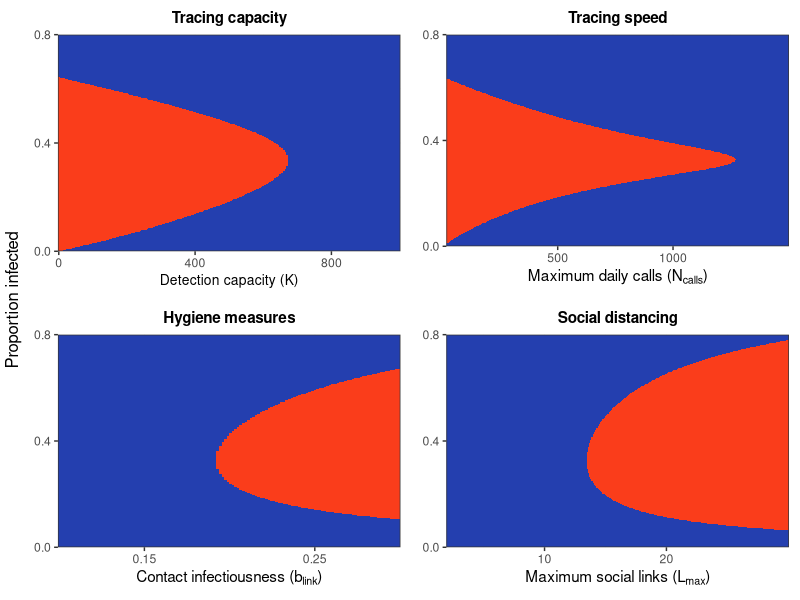
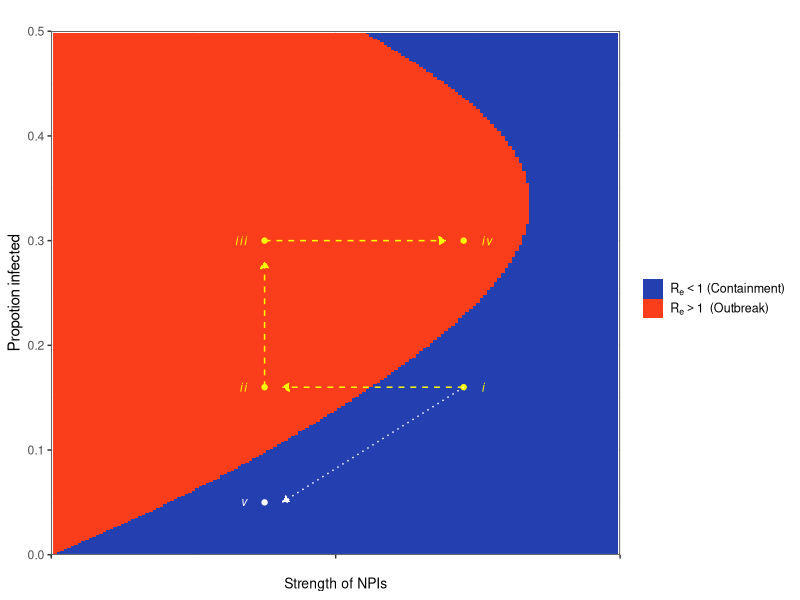
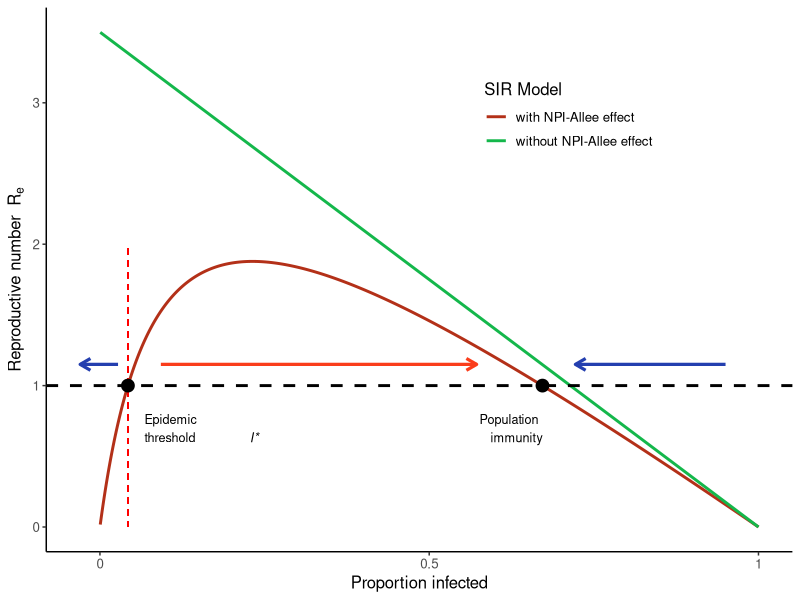
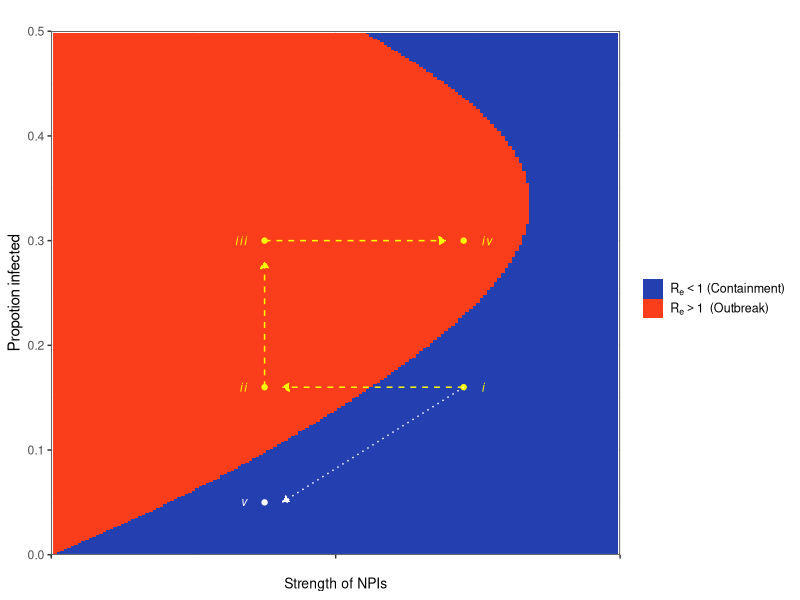
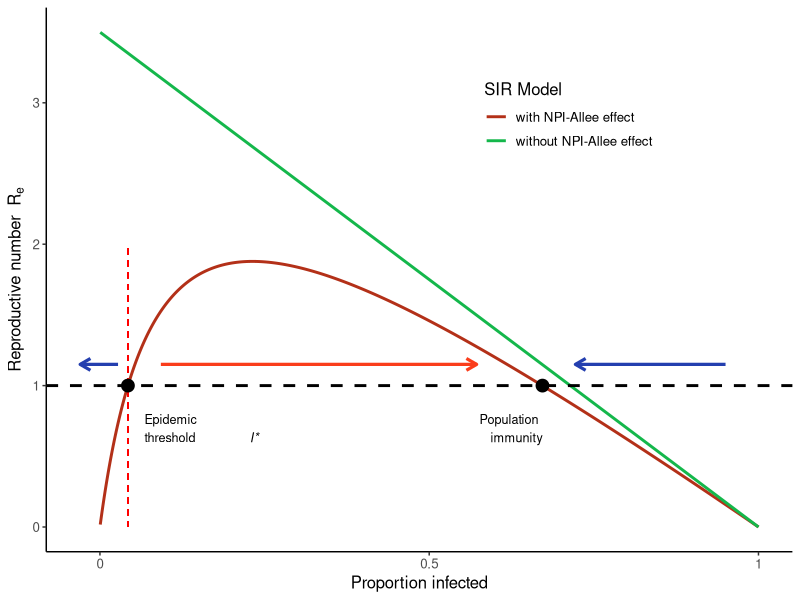

Source code (R) for these figures, in order:
###### Plot the state space of Rt against N infected for different interventions

# Variables
#
# Npop: overall population
# pCall: probability that an attempt to contact individual is succesful
# pInfection: probability that a close contact is infected
# maxLinks: average number of close contacts that non detected infected individuals make
# NDailyCalls: daily number of contacting attempts that can be performed
# maxDetected: maximum number of infected individuals that can be detected
# infectedSubsample: plotting parameter to subsample infected for 2D rasters
# propInfectedMax: plotting parameter to truncate 2D plots vertically

library(tidyr)
library(ggplot2)
library(reshape)
library(dplyr)
library(gridExtra)
library(cowplot)
library(gtable)

#########
# ---- Basic model functions ----
########

# function of effective social links by day
links_fun <- function(maxLinks, day){
  return(maxLinks * (day^4) / (day^4 + 7^4))
}

# calculate the expected number of links of detected individuals
expected_links <- function(maxLinks, pContact){
  days <- c(0:20)
  pDay <- dgeom(days, pContact)
  pDay[length(pDay)] <- 1 - sum(pDay[1:(length(pDay)-1)])
  links <- links_fun(maxLinks, days)
  expectedLinks <- sum(pDay * links)
  return(expectedLinks)
}

# calculate Rt for given parameters
calculate_Rt <- function(maxDetected, maxLinks, Infected, pCall, NDailyCalls,
                   pInfection, Npop){
  # Expected number of detected individuals
  pDetected <- maxDetected / (maxDetected + Infected)
  NDetected <- pDetected * Infected
  # Daily probability that a detected individual is contacted
  pContact <- 1 - (1-pCall)^(NDailyCalls/NDetected)
  # Number of expected social links for detected individuals
  detectedLinks <- expected_links(maxLinks, pContact)
  # Probability that a contact of an infected is susceptible
  pSusceptible<- (Npop - Infected - 1) / (Npop - 1)
  # Rt calculation
  Rt <- pSusceptible * pInfection * (pDetected*detectedLinks + (1-pDetected)*maxLinks)
  return(Rt)
}

# calculates Rt for a vector of values of Infected
calculate_Rt_range <- function(maxDetected, maxLinks, Infected, pCall,
                               NDailyCalls, pInfection, Npop){
  RtVec <- vector()
  for (i in c(1:length(Infected))) {
    RtVec[i] <- calculate_Rt(maxDetected, maxLinks, Infected[i], pCall,
                             NDailyCalls, pInfection, Npop)
  }
  return(RtVec)
}

##############################
# --- Functions that generate phase space -----
#############################

### Calculate Rt for a varying number of detection capacity
Rt_detected <- function(maxLinks, maxDetected, pCall,  pInfection,
                     NDailyCalls, Npop, propInfectedMax = 1){
  infected <- c(1:round(Npop*propInfectedMax))
  RtSpace <- matrix(NA, ncol=length(maxDetected), nrow=length(infected))
  for(md in c(1:length(maxDetected))) {
    RtSpace[,md] <-  calculate_Rt_range(maxDetected=maxDetected[md],
                                        maxLinks=maxLinks, Infected=infected,
                                        pCall=pCall,
                                        NDailyCalls=NDailyCalls,
                                        pInfection=pInfection,
                                        Npop=Npop)
  }
  colnames(RtSpace) <- maxDetected
  rownames(RtSpace) <- infected
  return(RtSpace)
}


### Calculate Rt for a varying number of daily calls
Rt_calls <- function(maxLinks, maxDetected, pCall,  pInfection,
                     NDailyCalls, Npop, propInfectedMax = 1){
  infected <- c(1:round(Npop*propInfectedMax))
  RtSpace <- matrix(NA, ncol=length(NDailyCalls), nrow=length(infected))
  for(nc in c(1:length(NDailyCalls))) {
    RtSpace[,nc] <-  calculate_Rt_range(maxDetected=maxDetected,
                                        maxLinks=maxLinks, Infected=infected,
                                        pCall=pCall,
                                        NDailyCalls=NDailyCalls[nc],
                                        pInfection=pInfection,
                                        Npop=Npop)
  }
  colnames(RtSpace) <- NDailyCalls
  rownames(RtSpace) <- infected
  return(RtSpace)
}


### Calculate Rt for a varying number of maximum contacts
Rt_links <- function(maxLinks, maxDetected, pCall,  pInfection,
                     NDailyCalls, Npop, propInfectedMax = 1){
  infected <- c(1:round(Npop*propInfectedMax))
  RtSpace <- matrix(NA, ncol=length(maxLinks), nrow=length(infected))
  for(ml in c(1:length(maxLinks))) {
    RtSpace[,ml] <-  calculate_Rt_range(maxDetected=maxDetected,
                                        maxLinks=maxLinks[ml], Infected=infected,
                                        pCall=pCall,
                                        NDailyCalls=NDailyCalls,
                                        pInfection=pInfection,
                                        Npop=Npop)
  }
  colnames(RtSpace) <- maxLinks
  rownames(RtSpace) <- infected
  return(RtSpace)
}

### Calculate Rt for a varying number of probability of infectious close contact
Rt_pInfection <- function(maxLinks, maxDetected, pCall,  pInfection,
                     NDailyCalls, Npop, propInfectedMax = 1){
  infected <- c(1:round(Npop*propInfectedMax))
  RtSpace <- matrix(NA, ncol=length(pInfection), nrow=length(infected))
  for(pI in c(1:length(pInfection))) {
    RtSpace[,pI] <-  calculate_Rt_range(maxDetected=maxDetected,
                                        maxLinks=maxLinks, Infected=infected,
                                        pCall=pCall,
                                        NDailyCalls=NDailyCalls,
                                        pInfection=pInfection[pI],
                                        Npop=Npop)
  }
  colnames(RtSpace) <- pInfection
  rownames(RtSpace) <- infected
  return(RtSpace)
}

# Enlongate and subsample matrix, and binarize, to draw raster in ggplot
# varNames is the names of the columns
# infectedSubsample indicates to keep 1 of every infectedSumsample infected values
enlongate_matrix <- function(inputMatrix, varNames, infectedSubsample) {
  longDF <- melt.array(inputMatrix, varnames = varNames) %>%
    dplyr::rename(., Rt = value) %>%
    dplyr::mutate(., Rt_exp = as.factor(as.integer(Rt > 1))) %>%
    as_tibble(.) %>%
    dplyr::filter(., (Infected %% infectedSubsample) == 0)
  return(longDF)
}

# plot 2D
plot_phase_space <- function(inputDF, reverse = FALSE){
  spacePlot <- ggplot(inputDF, aes(x = measure, y = Infected, fill = Rt_exp)) +
    geom_raster() +
    scale_fill_manual(values = c("#243faf", "#fa3d1b"),
                      name = element_blank(), labels = c(bquote(R[e]<1~"(Containment)"),
                                                         bquote(R[e]>1~" (Outbreak)"))) +
    scale_y_continuous(name = "Proportion infected", expand = c(0,0),
                       limits = c(0,.8), breaks = c(0, 0.4, 0.8)) +
    theme_bw()
  if (reverse) {
    spacePlot <- spacePlot +
      scale_x_reverse(name = xName, expand = c(0,0))
  }
  return(spacePlot)
}


###############################
# ---- Make the space plots -----
###############################

# general parameters
pCall <- 0.15
pInfection <- 0.2
Npop <- 2000
maxLinks <- 14
propInfectedMax <- 1
NDailyCalls <- 800
infectedSubsample <- 3
maxDetected <- 600

# ranges for 
maxDetected_Vec <- seq(0, 1000, 5)
dailyCalls_Vec <- seq(20, 1500, 5)
maxLinks_Vec <- seq(2, 30, 0.1)
pInfection_Vec <- seq(0.1, 0.3, 0.0015)

# Space plot for maximum number of people that can be detected
detectedLong <- Rt_detected(maxLinks = maxLinks, maxDetected = maxDetected_Vec,
                        pCall = pCall, pInfection = pInfection,
                        NDailyCalls = NDailyCalls, Npop = Npop,
                        propInfectedMax = propInfectedMax) %>%
                enlongate_matrix(., c("Infected", "maxDetected"), infectedSubsample)

detectedPlot <- dplyr::rename(detectedLong, measure = maxDetected) %>%
  dplyr::mutate(Infected =Infected/ Npop) %>% 
  plot_phase_space(.) +
  ggtitle("Tracing capacity") +
  theme(plot.title = element_text(hjust = 0.5, size = 11, face = "bold"),
        axis.title.x = element_text(size = 10)) +
  scale_x_continuous(breaks = c(0, 400, 800),
                     name = bquote("Detection capacity (K)"),
                     expand = c(0,0))

# Space plot for maximum number of calls (speed of detection)
callsLong <- Rt_calls(maxLinks = maxLinks, maxDetected = maxDetected,
                        pCall = pCall, pInfection = pInfection,
                        NDailyCalls = dailyCalls_Vec, Npop = Npop,
                        propInfectedMax = propInfectedMax) %>%
            enlongate_matrix(., c("Infected", "maxCalls"), infectedSubsample)

callsPlot <- dplyr::rename(callsLong, measure = maxCalls) %>%
  dplyr::mutate(Infected =Infected/ Npop) %>% 
  plot_phase_space(.) +
  ggtitle("Tracing speed") +
  theme(plot.title = element_text(hjust = 0.5, size = 11, face = "bold")) +
  scale_x_continuous(breaks = c(0, 500, 1000),
                     name = bquote("Maximum daily calls ("*N[calls]*")"),
                     expand = c(0,0))

# Space plot for maximum number of links
linksLong <- Rt_links(maxLinks = maxLinks_Vec, maxDetected = maxDetected,
                        pCall = pCall, pInfection = pInfection,
                        NDailyCalls = NDailyCalls, Npop = Npop,
                        propInfectedMax = propInfectedMax) %>% 
            enlongate_matrix(., c("Infected", "maxLinks"), infectedSubsample)
linksPlot <- dplyr::rename(linksLong, measure = maxLinks) %>%
  dplyr::mutate(Infected =Infected/ Npop) %>% 
  plot_phase_space(.) +
  ggtitle("Social distancing") +
  theme(plot.title = element_text(hjust = 0.5, size = 11, face = "bold")) +
  scale_x_continuous(breaks = c(10, 20),
                     name = bquote("Maximum social links ("*L[max]*")"),
                     expand = c(0,0))

# Space plot for pInfection 
infectionLong <- Rt_pInfection(maxLinks = maxLinks, maxDetected = maxDetected,
                        pCall = pCall, pInfection = pInfection_Vec,
                        NDailyCalls = NDailyCalls, Npop = Npop,
                        propInfectedMax = propInfectedMax) %>%
            enlongate_matrix(., c("Infected", "pInfection"), infectedSubsample)
infectionPlot <- dplyr::rename(infectionLong, measure = pInfection) %>%mutate(Infected =Infected/ Npop) %>% 
  plot_phase_space(.) +
  ggtitle("Hygiene measures") +
  theme(plot.title = element_text(hjust = 0.5, size = 11, face = "bold")) +
  scale_x_continuous(breaks = c(0.15, 0.25),
                     name = bquote("Contact infectiousness ("*b[link]*")"),
                     expand = c(0,0))



# ---- arrange plots into grid -----
legendPlot <- detectedPlot + theme(legend.position = "bottom",
                                   legend.key.size = unit(.5,"cm"),
                                   legend.text = element_text(size = 9))
legend <- gtable_filter(ggplotGrob(legendPlot), "guide-box")

plotGrid <- grid.arrange(
                     arrangeGrob(detectedPlot + theme(legend.position="none",
                                                      axis.title.y=element_blank(),
                                                      plot.margin=margin(8,8,8,8)),
                                 callsPlot + theme(legend.position="none",
                                                      axis.title.y=element_blank(),
                                                      plot.margin=margin(8,8,8,8)),
                                 infectionPlot + theme(legend.position="none",
                                                      axis.title.y=element_blank(),
                                                      plot.margin=margin(8,8,8,8)),
                                 linksPlot + theme(legend.position="none",
                                                      axis.title.y=element_blank(),
                                                      plot.margin=margin(8,8,8,8)),
                                 ncol=2, left = "Proportion infected")#,legend,
                     #heights=c(10, .5)
                     )


ggsave("./plots/phase_space.png", plotGrid, width = 15, height = 13, units = "cm")


######
### ---- plot state-space dynamics for fig 1d----
###
x1 = 300
x2 = 580
y1 = .16
y2 = .3
y1bis = .05
xOffset = 25
yOffset= 15
colSquare = "yellow"
colLine = "white"
linSquare="dashed"
linLine = "dotted"
fontSize = 3
xLim = c(0,800)
yLim = c(0,.5)


npi.upper.plot = detectedPlot + scale_x_continuous(breaks = c(0, 400, 800), 
                                  labels = c("","",""),
                                  expand = c(0,0),
                                  limits = xLim) +
  scale_y_continuous(expand=c(0,0),limits=yLim)+
  ggtitle("") +
  labs(x="Strength of NPIs",y="Propotion infected")+
  
  theme(#axis.title.y=element_blank(),
        legend.key.size = unit(.5,"cm"),
        legend.text = element_text(size = 9),
        legend.position = "right")+
  annotate(geom="point",x=x1,y=y1,col=colSquare)+
  annotate(geom="point",x=x2,y=y1,col=colSquare)+
  annotate(geom="point",x=x1,y=y2,col=colSquare)+
  annotate(geom="point",x=x2,y=y2,col=colSquare) + 
  annotate(geom = "text",x=x2+xOffset,y1,label="italic(i)",size=fontSize,parse=T,hjust="outward",col=colSquare)+
  annotate(geom = "text",x=x2+xOffset,y2,label="italic(iv)",size=fontSize,parse=T,hjust="outward",col=colSquare)+
  annotate(geom = "text",x=x1-xOffset,y1,label="italic(ii)",size=fontSize,parse=T,hjust="outward",col=colSquare)+
  annotate(geom = "text",x=x1-xOffset,y2,label="italic(iii)",size=fontSize,parse=T,hjust="outward",col=colSquare)+
  annotate(geom="segment",x=x2,xend = x1+25,y=y1,yend=y1,col=colSquare,
           arrow = arrow(length = unit(0.2, "cm"), ends = "last",type="closed"),linetype=linSquare) +
  annotate(geom="segment",x=x1,xend = x2-25,y=y2,yend=y2,col=colSquare,
           arrow = arrow(length = unit(0.2, "cm"), ends = "last",type = "closed"),linetype=linSquare)+
  annotate(geom="segment",x=x1,xend = x1,y=y1,yend=y2-.02,col=colSquare,
           arrow = arrow(length = unit(0.2, "cm"), ends = "last",type = "closed"),linetype=linSquare)+
  annotate(geom="point",x=x1,y=y1bis,col=colLine)+
  annotate(geom = "text",x=x1-xOffset,y1bis,label="italic(v)",size=fontSize,parse=T,hjust="outward",col=colLine)+
  annotate(geom="segment",x=x2,xend = x1+xOffset,y=y1,yend=y1bis,col=colLine,
           arrow = arrow(length = unit(0.2, "cm"), ends = "last",type="closed"),linetype=linLine)


npi.upper.plot
ggsave("./plots/fig4_2021.png", npi.upper.plot, width = 6, height = 4, units = "in")



#npi.lower.plot = npi.upper.plot

#grid.arrange(npi.upper.plot,npi.lower.plot,ncol=1,left="Proportion infected",bottom="Strength of NPIs")

########################
#----  plot 1d phase space ----
########################

# Rt as function of infected individuals without allee
logistic_R <- function(R0, Npop) {
  I <- c(1:Npop)
  R <- R0 * (Npop - I)/Npop
  return(R)
}

# Rt as function of infected individuals with allee
allee_R <- function(R0, Npop, I50) {
  I <- c(1:Npop)
  R <- R0 * (Npop - I)/Npop * I / (I + I50)
  return(R)
}

lR <- logistic_R(3.5, 2000)
aR <- allee_R(3.5, 2000, 200)

rdf <- data.frame(Infected = c(1:2000), lR = lR, aR = aR) %>%
  tidyr::pivot_longer(., cols = c("aR", "lR"), names_to = "model",
                      values_to = "R")

#--- plotting code to detect and signal thresholds and comment the plots----

equilibriumPoints <- which(aR < 1)
point1 <- which(diff(equilibriumPoints) == max(diff(equilibriumPoints)))
point2 <- equilibriumPoints[point1+1]

equilibriumDf <- data.frame(Infected = c(point1, point2), R = c(1, 1),
                               type = c("unstable", "stable"))
arrowDf <- data.frame(Ii = c(point1 - 30, point1 + 100, Npop - 100),
                      If = c(-60, point2 - 200, point2 + 100),
                      direction = c("left", "right", "left"),
                      R = 1.15)

thresholdText <- c("Epidemic \nthreshold")
immunityText <- c("Population \nimmunity")
threshold_I_Text <- c("\nI*")

allee1D <- ggplot(rdf, aes(x = Infected, y = R, color = model)) +
  geom_line(size = 1) +
  scale_color_manual(values = c("#b33018", "#14b74b"), name = "SIR Model",
                     labels = c("with NPI-Allee effect", "without NPI-Allee effect")) +
  geom_hline(yintercept = 1, size = 1, linetype = "dashed") +
  geom_segment(aes(x = point1, xend = point1, y = 0, yend = 2), color = "red",
               linetype = "dashed") +
  xlab("Proportion infected") +
  ylab(bquote('Reproductive number ' ~R[e] )) +
  geom_point(data = equilibriumDf, size = 4, color = "black") +
  geom_segment(data = dplyr::filter(arrowDf, direction == "right"),
               aes(x = Ii, xend = If, y = R, yend = R), color = "#fa3d1b",
               arrow = arrow(length = unit(0.3, "cm")), size = 1.1) +
  geom_segment(data = dplyr::filter(arrowDf, direction == "left"),
               aes(x = Ii, xend = If, y = R, yend = R), color =  "#243faf",
               arrow = arrow(length = unit(0.3, "cm"), ends = "last"),
               size = 1.1) +
  #geom_text(aes(x = point1+50, y = 0.7), label = thresholdText, color = "black",
            #hjust = "inward", family = "sans", fontface = "plain", ) +
  annotate("text", x=point1+50, y=0.7, label=thresholdText, size=3.2, hjust="inward") +
  annotate("text", x=point1+370, y=0.7, label=threshold_I_Text, size=3.2, hjust="inward",fontface="italic") +
  annotate("text", x=point2, y=0.7, label=immunityText, size=3.2, hjust="inward") +
  #annotate("text",x=point1+100,y=2.5,label="Allee effect \n (saturation of NPIs)",size=3,hjust="center") +
#  geom_text(aes(x = point2, y = 0.7), label = immunityText, color = "black",
 #           hjust = "inward", family = "sans", fontface = "plain" ) +
  theme_classic() +
  scale_x_continuous(breaks = c(0, 1000, 2000), labels = c(0, 0.5, 1)) + 
  theme(legend.position = c(.7,.8),text=element_text(size=12)) 

allee1D <- print(allee1D)
ggsave("./plots/allee1D.png", allee1D, width = 15, height = 9, units = "cm")
